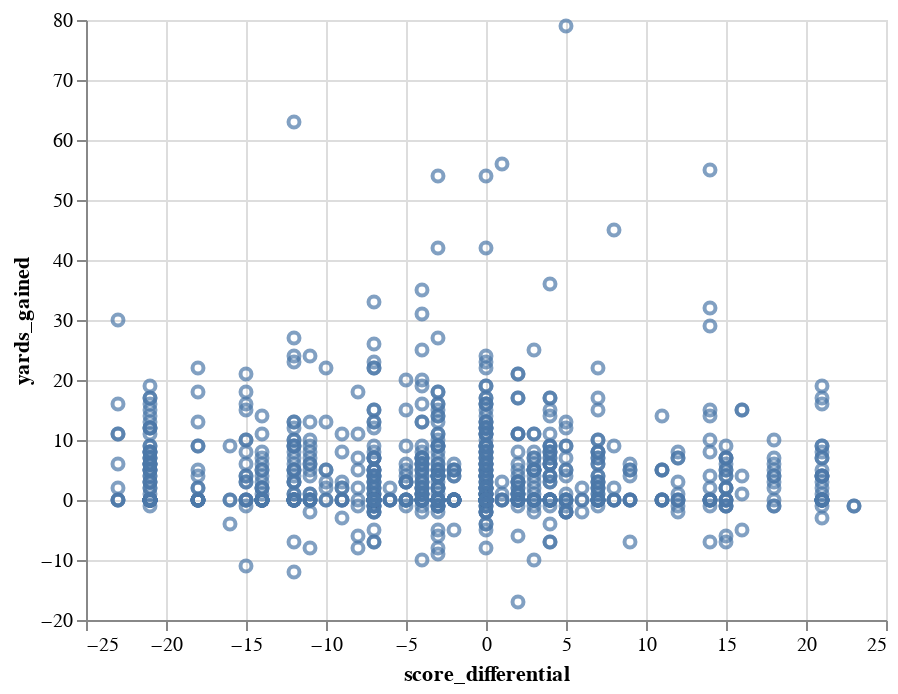

Here is the notebook cell this chart was saved with:
### Code cell
alt.Chart(df_small).mark_point().encode(
    x=alt.X("score_differential"),
    y=alt.Y('yards_gained'),
    #color=alt.Color('play_clock')
)

### Figure 1 — Vega-Lite specification as saved in the notebook (floating-point values rounded to 4 significant figures; data arrays with more than 128 entries replaced by an {"elided": "..."} marker saying what was removed)
{"config": {"view": {"continuousWidth": 400, "continuousHeight": 300}}, "data": {"name": "data-541110623f95798a755dc11895b388d2"}, "mark": "point", "encoding": {"x": {"field": "score_differential", "type": "quantitative"}, "y": {"field": "yards_gained", "type": "quantitative"}}, "$schema": "https://vega.github.io/schema/vega-lite/v4.17.0.json", "datasets": {"data-541110623f95798a755dc11895b388d2": {"elided": "874 records"}}}
